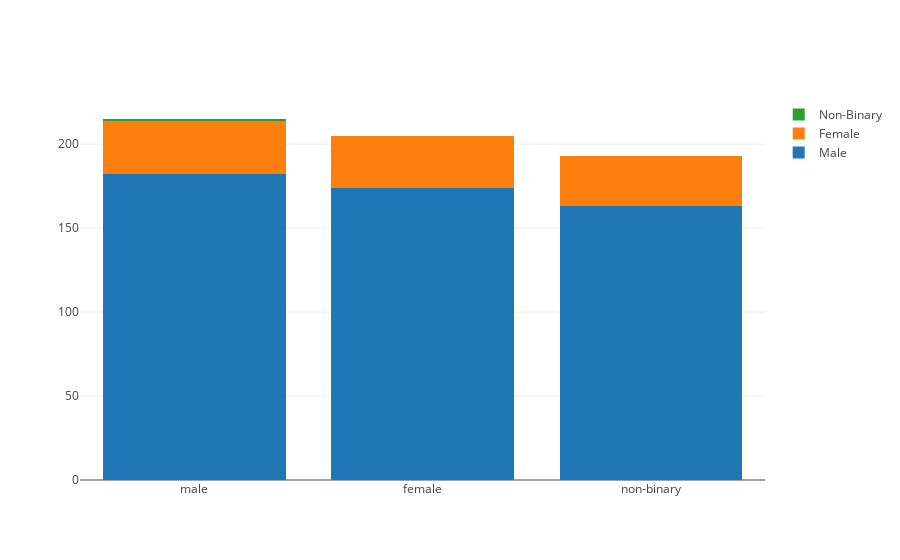

The notebook cell this image was saved under:
### Code cell
genders = ["male", "female", "non-binary"]
male_counts_by_year = male_nominees.year.value_counts()
female_counts_by_year = female_nominees.year.value_counts()
non_binary_counts_by_year = non_binary_nominees.year.value_counts()

trace1 = go.Bar(
    x=genders,
    y=male_counts_by_year,
    name="Male"
)
trace2 = go.Bar(
    x=genders,
    y=female_counts_by_year,
    name="Female"
)

trace3 = go.Bar(
    x=genders,
    y=non_binary_counts_by_year,
    name="Non-Binary"
)

data = [trace1, trace2, trace3]
layout = go.Layout(
    barmode='stack'
)

fig = go.Figure(data=data, layout=layout)
iplot(fig)

### Figure 1 — Plotly figure (JSON) as saved in the notebook; plotly's stock layout.template omitted (floating-point values rounded to 4 significant figures)
{"data": [{"name": "Male", "type": "bar", "uid": "b1db00d4-c776-4a4c-b499-c87c7e527b31", "x": ["male", "female", "non-binary"], "y": [182, 174, 163, 160, 160, 154, 130, 127, 123, 123, 122, 121, 121, 121, 121, 116, 115, 115, 114, 113, 113, 113, 113, 112, 111, 110, 109, 107, 105, 105, 104, 103, 103, 101, 101, 98, 98, 98, 97, 97, 96, 96, 95, 95, 95, 95, 94, 94, 94, 93, 93, 92, 92, 90, 90, 89, 89, 89, 88, 88, 86, 86, 86, 85, 85, 85, 85, 85, 84, 84, 83, 83, 83, 82, 82, 79, 78, 75, 75, 73, 57, 49, 42, 33, 33, 22, 19, 14, 7, 3]}, {"name": "Female", "type": "bar", "uid": "bcb78c21-53a1-4d52-b90e-67d225c5e109", "x": ["male", "female", "non-binary"], "y": [32, 31, 30, 25, 25, 24, 24, 23, 23, 23, 22, 22, 21, 21, 21, 21, 20, 19, 19, 19, 19, 18, 18, 17, 17, 17, 15, 15, 15, 14, 14, 14, 13, 12, 12, 12, 12, 12, 12, 12, 11, 11, 11, 10, 10, 10, 9, 9, 9, 9, 9, 9, 9, 8, 8, 8, 8, 7, 7, 7, 6, 6, 6, 5, 5, 4, 4, 4, 4, 4, 4, 4, 3, 3, 3, 3, 3, 3, 3, 2, 2, 2, 2, 2, 2, 1, 1]}, {"name": "Non-Binary", "type": "bar", "uid": "2213f3ad-3106-4c3c-a720-60b955072213", "x": ["male", "female", "non-binary"], "y": [1]}], "layout": {"autosize": true, "barmode": "stack", "xaxis": {"autorange": true, "range": [-0.5, 2.5], "type": "category"}, "yaxis": {"autorange": true, "range": [0, 226.3], "type": "linear"}}}
